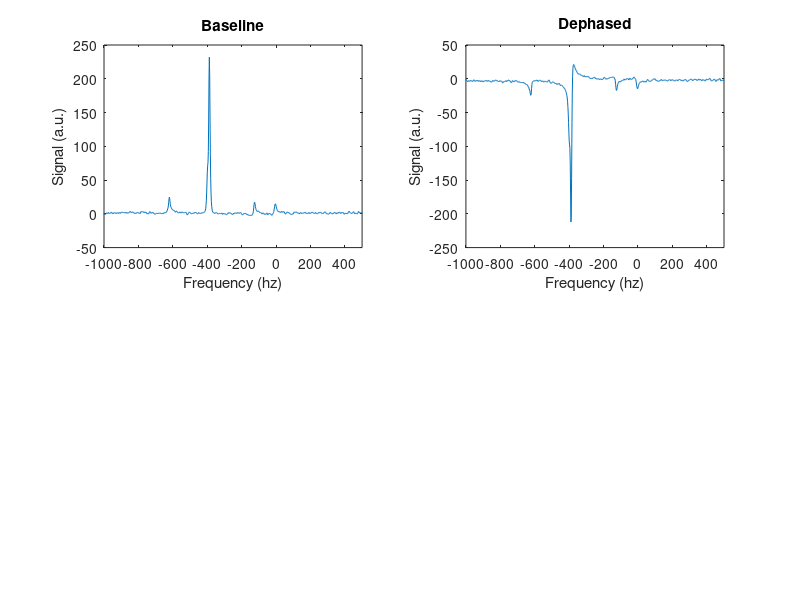

MATLAB code to generate this figure: (Note: this script raises an error after producing the figure.)
% clear workspace + cmd-line
clear all
clc
% load testdata
load('testData02.mat')

% set window bandwidth for graphs
winBW = [-1,0.5]*1000; % Hz

% plot original spectrum
figure(1)
subplot(2,2,1)
plot(frequency,real(spectrum))
title('Baseline')
xlabel('Frequency (hz)')
ylabel('Signal (a.u.)')
xlim(winBW)

% Dephase original spectrum
fx = frequency / max(abs(frequency));
spectrum_dephased = spectrum .* exp(-1i * (-0.9 + 2.5 * fx) * pi);

% plot dephased spectrum
subplot(2,2,2)
plot(frequency,real(spectrum_dephased))
title('Dephased')
xlabel('Frequency (hz)')
ylabel('Signal (a.u.)')
xlim(winBW)

% set params for phaseCorrect()
bruteForce = 0;
simplexZeroOrder = 1;
simplexZeroAndFirstOrder = 2;
params.nonNegativePenalty = true;
params.searchMethod = simplexZeroAndFirstOrder;
% run phaseCorrect()
[correctedSpectrum, phi0] = phaseCorrect(spectrum_dephased', params);

% calc resulting phi0 in units of pi
phi0_unit_pi = phi0/pi;

% plot corrected spectrum
subplot(2,2,3)
plot(frequency, real(correctedSpectrum))
title('Result = phaseCorrect(Dephased)')
xlabel('Frequency (hz)')
ylabel('Signal (a.u.)')
xlim(winBW)
lim = get(gca,"YLim");

% plot residual = original - corrected
subplot(2,2,4)
plot(frequency, real(spectrum - correctedSpectrum))
title('Basline - Result')
xlabel('Frequency (hz)')
ylabel('Signal (a.u.)')
xlim(winBW)
ylim(lim)

